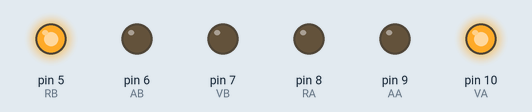
Bench run of a sketch on a simulated Arduino Uno, built with avr-gcc and run on an emulated ATmega328P. Parts: output pins drawn as LEDs (lit = HIGH).

Above: at 0.5 s.
At 1.5 s:
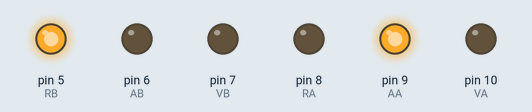
At 2.25 s:
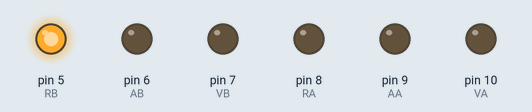
At 3.1 s:
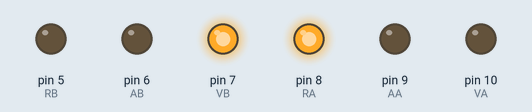
At 4.1 s:
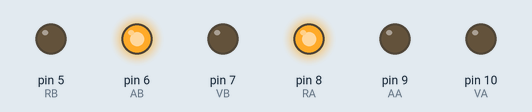
At 5.15 s:
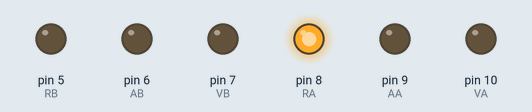
Timing chart, 0 to 8.1 s (numbered marks = the images above):
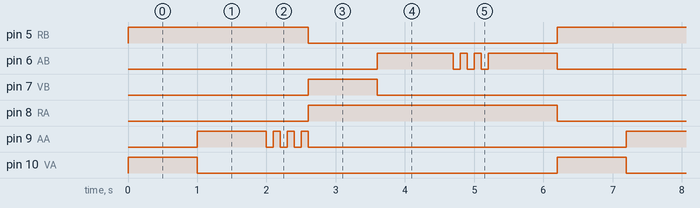

Measured:
- by itself, pin 5 (RB): alternates HIGH for 2.6 s and LOW for 3.6 s
- by itself, pin 6 (AB): repeats every 6.2 s: 2 × (LOW 0.10 s, HIGH 0.10 s), LOW 0.10 s, HIGH 1.0 s, LOW 3.6 s, HIGH 1.1 s
- by itself, pin 7 (VB), pin 10 (VA): alternates HIGH for 1.0 s and LOW for 5.2 s
- by itself, pin 8 (RA): alternates HIGH for 3.6 s and LOW for 2.6 s
- by itself, pin 9 (AA): repeats every 6.2 s: 3 × (LOW 0.10 s, HIGH 0.10 s), LOW 4.6 s, HIGH 1.0 s

The sketch:

Semaforo_DSC.ino
```cpp
//nombramos los puertos segun la luz
//Semaforo B
int RB = 5;
int AB = 6;
int VB = 7;

//semaforo A
int RA = 8;
int AA = 9;
int VA = 10;

void setup() {
//Luces como salidas

//Semaforo B
pinMode(RB, OUTPUT);
pinMode(AB, OUTPUT);
pinMode(VB, OUTPUT);

//Semaforo A
pinMode(RA, OUTPUT);
pinMode(AA, OUTPUT);
pinMode(VA, OUTPUT);
}

void loop() {
//SEMAFORO A DEJA PASAR AUTOS - enciendes verde A, enciendes rojo B
digitalWrite(AB, LOW);
digitalWrite(RA, LOW);
digitalWrite(VA, HIGH);
digitalWrite(RB, HIGH);
delay (1000);


//TIEMPO DE CAMBIO - apagas verde A, enciendes amarillo A
digitalWrite(VA, LOW);
digitalWrite(AA, HIGH);
delay (1000);
digitalWrite(AA, LOW);
delay (100);
digitalWrite(AA, HIGH);
delay (100);
digitalWrite(AA, LOW);
delay (100);
digitalWrite(AA, HIGH);
delay (100);
digitalWrite(AA, LOW);
delay (100);
digitalWrite(AA, HIGH);
delay (100);

//SEMAFORO B DEJA PASAR AUTOS - apagas amarillo A, apagas rojo B, enciendes rojo A, Enciendes verde B
digitalWrite(AA, LOW);
digitalWrite(RB, LOW);
digitalWrite(RA, HIGH);
digitalWrite(VB, HIGH);
delay (1000);

//TIEMPO DE CAMBIO - apaga verde B, enciende amarillo B
digitalWrite(VB, LOW);
digitalWrite(AB, HIGH);
delay (1000);
digitalWrite(AB, HIGH);
delay (100);
digitalWrite(AB, LOW);
delay (100);
digitalWrite(AB, HIGH);
delay (100);
digitalWrite(AB, LOW);
delay (100);
digitalWrite(AB, HIGH);
delay (100);
digitalWrite(AB, LOW);
delay (100);
digitalWrite(AB, HIGH);
delay (1000);

}
```
